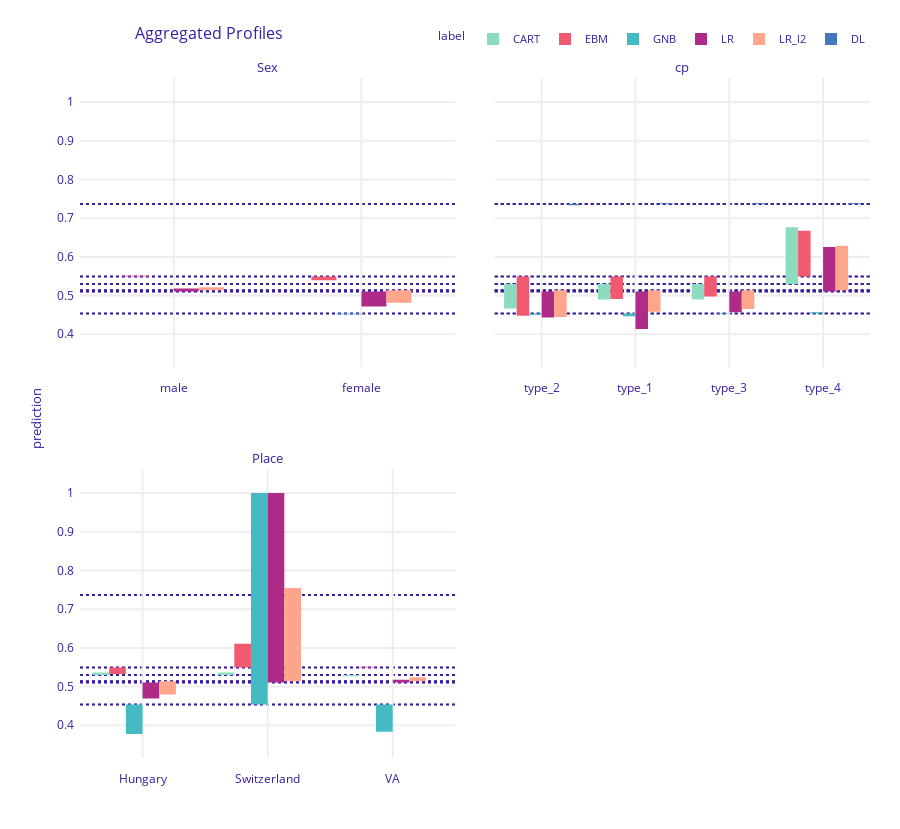

Source (notebook cell):
### Markdown cell above
### Plot Aggregated Profiles for Categorical

### Code cell
pd_cart_cat.plot([pd_ebm_cat, pd_gnb_cat, pd_lr_cat, pd_lr_l2_cat, pd_dl_cat], variables=cat_feat)

### Figure 1 — Plotly figure (JSON) as saved in the notebook; plotly's stock layout.template omitted (floating-point values rounded to 4 significant figures)
{"data": [{"alignmentgroup": "True", "base": [0.53, 0.53], "customdata": [[0.53, "CART", "Sex"], [0.53, "CART", "Sex"]], "hovertemplate": "<b>%{hovertext}</b><br><br>mean_prediction=%{base:.3f}<br>prediction=%{customdata[0]:.3f}<extra></extra>", "hovertext": ["CART", "CART"], "legendgroup": "CART", "marker": {"color": "#8bdcbe", "pattern": {"shape": ""}}, "name": "CART", "offsetgroup": "CART", "orientation": "v", "showlegend": true, "textposition": "auto", "type": "bar", "x": ["male", "female"], "xaxis": "x3", "y": [0, 0], "yaxis": "y3"}, {"alignmentgroup": "True", "base": [0.53, 0.53, 0.53, 0.53], "customdata": [[0.4667, "CART", "cp"], [0.49, "CART", "cp"], [0.49, "CART", "cp"], [0.6767, "CART", "cp"]], "hovertemplate": "<b>%{hovertext}</b><br><br>mean_prediction=%{base:.3f}<br>prediction=%{customdata[0]:.3f}<extra></extra>", "hovertext": ["CART", "CART", "CART", "CART"], "legendgroup": "CART", "marker": {"color": "#8bdcbe", "pattern": {"shape": ""}}, "name": "CART", "offsetgroup": "CART", "orientation": "v", "showlegend": false, "textposition": "auto", "type": "bar", "x": ["type_2", "type_1", "type_3", "type_4"], "xaxis": "x4", "y": [-0.06333, -0.04, -0.04, 0.1467], "yaxis": "y4"}, {"alignmentgroup": "True", "base": [0.53, 0.53, 0.53], "customdata": [[0.5367, "CART", "Place"], [0.5367, "CART", "Place"], [0.5267, "CART", "Place"]], "hovertemplate": "<b>%{hovertext}</b><br><br>mean_prediction=%{base:.3f}<br>prediction=%{customdata[0]:.3f}<extra></extra>", "hovertext": ["CART", "CART", "CART"], "legendgroup": "CART", "marker": {"color": "#8bdcbe", "pattern": {"shape": ""}}, "name": "CART", "offsetgroup": "CART", "orientation": "v", "showlegend": false, "textposition": "auto", "type": "bar", "x": ["Hungary", "Switzerland", "VA"], "xaxis": "x", "y": [0.006667, 0.006667, -0.003333], "yaxis": "y"}, {"alignmentgroup": "True", "base": [0.5491, 0.5491], "customdata": [[0.5509, "EBM", "Sex"], [0.5396, "EBM", "Sex"]], "hovertemplate": "<b>%{hovertext}</b><br><br>mean_prediction=%{base:.3f}<br>prediction=%{customdata[0]:.3f}<extra></extra>", "hovertext": ["EBM", "EBM"], "legendgroup": "EBM", "marker": {"color": "#f05a71", "pattern": {"shape": ""}}, "name": "EBM", "offsetgroup": "EBM", "orientation": "v", "showlegend": true, "textposition": "auto", "type": "bar", "x": ["male", "female"], "xaxis": "x3", "y": [0.001821, -0.009476], "yaxis": "y3"}, {"alignmentgroup": "True", "base": [0.5491, 0.5491, 0.5491, 0.5491], "customdata": [[0.4478, "EBM", "cp"], [0.4915, "EBM", "cp"], [0.4976, "EBM", "cp"], [0.6678, "EBM", "cp"]], "hovertemplate": "<b>%{hovertext}</b><br><br>mean_prediction=%{base:.3f}<br>prediction=%{customdata[0]:.3f}<extra></extra>", "hovertext": ["EBM", "EBM", "EBM", "EBM"], "legendgroup": "EBM", "marker": {"color": "#f05a71", "pattern": {"shape": ""}}, "name": "EBM", "offsetgroup": "EBM", "orientation": "v", "showlegend": false, "textposition": "auto", "type": "bar", "x": ["type_2", "type_1", "type_3", "type_4"], "xaxis": "x4", "y": [-0.1013, -0.05765, -0.05153, 0.1187], "yaxis": "y4"}, {"alignmentgroup": "True", "base": [0.5491, 0.5491, 0.5491], "customdata": [[0.5327, "EBM", "Place"], [0.6105, "EBM", "Place"], [0.5515, "EBM", "Place"]], "hovertemplate": "<b>%{hovertext}</b><br><br>mean_prediction=%{base:.3f}<br>prediction=%{customdata[0]:.3f}<extra></extra>", "hovertext": ["EBM", "EBM", "EBM"], "legendgroup": "EBM", "marker": {"color": "#f05a71", "pattern": {"shape": ""}}, "name": "EBM", "offsetgroup": "EBM", "orientation": "v", "showlegend": false, "textposition": "auto", "type": "bar", "x": ["Hungary", "Switzerland", "VA"], "xaxis": "x", "y": [-0.0164, 0.06135, 0.002343], "yaxis": "y"}, {"alignmentgroup": "True", "base": [0.4538, 0.4538], "customdata": [[0.4538, "GNB", "Sex"], [0.4519, "GNB", "Sex"]], "hovertemplate": "<b>%{hovertext}</b><br><br>mean_prediction=%{base:.3f}<br>prediction=%{customdata[0]:.3f}<extra></extra>", "hovertext": ["GNB", "GNB"], "legendgroup": "GNB", "marker": {"color": "#46bac2", "pattern": {"shape": ""}}, "name": "GNB", "offsetgroup": "GNB", "orientation": "v", "showlegend": true, "textposition": "auto", "type": "bar", "x": ["male", "female"], "xaxis": "x3", "y": [1.703e-05, -0.001889], "yaxis": "y3"}, {"alignmentgroup": "True", "base": [0.4538, 0.4538, 0.4538, 0.4538], "customdata": [[0.4506, "GNB", "cp"], [0.4467, "GNB", "cp"], [0.4548, "GNB", "cp"], [0.4567, "GNB", "cp"]], "hovertemplate": "<b>%{hovertext}</b><br><br>mean_prediction=%{base:.3f}<br>prediction=%{customdata[0]:.3f}<extra></extra>", "hovertext": ["GNB", "GNB", "GNB", "GNB"], "legendgroup": "GNB", "marker": {"color": "#46bac2", "pattern": {"shape": ""}}, "name": "GNB", "offsetgroup": "GNB", "orientation": "v", "showlegend": false, "textposition": "auto", "type": "bar", "x": ["type_2", "type_1", "type_3", "type_4"], "xaxis": "x4", "y": [-0.00324, -0.007131, 0.001018, 0.002884], "yaxis": "y4"}, {"alignmentgroup": "True", "base": [0.4538, 0.4538, 0.4538], "customdata": [[0.3777, "GNB", "Place"], [1, "GNB", "Place"], [0.3831, "GNB", "Place"]], "hovertemplate": "<b>%{hovertext}</b><br><br>mean_prediction=%{base:.3f}<br>prediction=%{customdata[0]:.3f}<extra></extra>", "hovertext": ["GNB", "GNB", "GNB"], "legendgroup": "GNB", "marker": {"color": "#46bac2", "pattern": {"shape": ""}}, "name": "GNB", "offsetgroup": "GNB", "orientation": "v", "showlegend": false, "textposition": "auto", "type": "bar", "x": ["Hungary", "Switzerland", "VA"], "xaxis": "x", "y": [-0.07611, 0.5462, -0.07067], "yaxis": "y"}, {"alignmentgroup": "True", "base": [0.5103, 0.5103], "customdata": [[0.5183, "LR", "Sex"], [0.4719, "LR", "Sex"]], "hovertemplate": "<b>%{hovertext}</b><br><br>mean_prediction=%{base:.3f}<br>prediction=%{customdata[0]:.3f}<extra></extra>", "hovertext": ["LR", "LR"], "legendgroup": "LR", "marker": {"color": "#ae2c87", "pattern": {"shape": ""}}, "name": "LR", "offsetgroup": "LR", "orientation": "v", "showlegend": true, "textposition": "auto", "type": "bar", "x": ["male", "female"], "xaxis": "x3", "y": [0.007957, -0.03836], "yaxis": "y3"}, {"alignmentgroup": "True", "base": [0.5103, 0.5103, 0.5103, 0.5103], "customdata": [[0.4433, "LR", "cp"], [0.4136, "LR", "cp"], [0.4572, "LR", "cp"], [0.6255, "LR", "cp"]], "hovertemplate": "<b>%{hovertext}</b><br><br>mean_prediction=%{base:.3f}<br>prediction=%{customdata[0]:.3f}<extra></extra>", "hovertext": ["LR", "LR", "LR", "LR"], "legendgroup": "LR", "marker": {"color": "#ae2c87", "pattern": {"shape": ""}}, "name": "LR", "offsetgroup": "LR", "orientation": "v", "showlegend": false, "textposition": "auto", "type": "bar", "x": ["type_2", "type_1", "type_3", "type_4"], "xaxis": "x4", "y": [-0.06698, -0.09666, -0.05308, 0.1152], "yaxis": "y4"}, {"alignmentgroup": "True", "base": [0.5103, 0.5103, 0.5103], "customdata": [[0.4689, "LR", "Place"], [1.0, "LR", "Place"], [0.5177, "LR", "Place"]], "hovertemplate": "<b>%{hovertext}</b><br><br>mean_prediction=%{base:.3f}<br>prediction=%{customdata[0]:.3f}<extra></extra>", "hovertext": ["LR", "LR", "LR"], "legendgroup": "LR", "marker": {"color": "#ae2c87", "pattern": {"shape": ""}}, "name": "LR", "offsetgroup": "LR", "orientation": "v", "showlegend": false, "textposition": "auto", "type": "bar", "x": ["Hungary", "Switzerland", "VA"], "xaxis": "x", "y": [-0.04138, 0.4897, 0.007405], "yaxis": "y"}, {"alignmentgroup": "True", "base": [0.5137, 0.5137], "customdata": [[0.5218, "LR_l2", "Sex"], [0.4812, "LR_l2", "Sex"]], "hovertemplate": "<b>%{hovertext}</b><br><br>mean_prediction=%{base:.3f}<br>prediction=%{customdata[0]:.3f}<extra></extra>", "hovertext": ["LR_l2", "LR_l2"], "legendgroup": "LR_l2", "marker": {"color": "#ffa58c", "pattern": {"shape": ""}}, "name": "LR_l2", "offsetgroup": "LR_l2", "orientation": "v", "showlegend": true, "textposition": "auto", "type": "bar", "x": ["male", "female"], "xaxis": "x3", "y": [0.008132, -0.0325], "yaxis": "y3"}, {"alignmentgroup": "True", "base": [0.5137, 0.5137, 0.5137, 0.5137], "customdata": [[0.4448, "LR_l2", "cp"], [0.4579, "LR_l2", "cp"], [0.4652, "LR_l2", "cp"], [0.6288, "LR_l2", "cp"]], "hovertemplate": "<b>%{hovertext}</b><br><br>mean_prediction=%{base:.3f}<br>prediction=%{customdata[0]:.3f}<extra></extra>", "hovertext": ["LR_l2", "LR_l2", "LR_l2", "LR_l2"], "legendgroup": "LR_l2", "marker": {"color": "#ffa58c", "pattern": {"shape": ""}}, "name": "LR_l2", "offsetgroup": "LR_l2", "orientation": "v", "showlegend": false, "textposition": "auto", "type": "bar", "x": ["type_2", "type_1", "type_3", "type_4"], "xaxis": "x4", "y": [-0.06891, -0.05578, -0.04849, 0.1151], "yaxis": "y4"}, {"alignmentgroup": "True", "base": [0.5137, 0.5137, 0.5137], "customdata": [[0.4796, "LR_l2", "Place"], [0.7546, "LR_l2", "Place"], [0.5242, "LR_l2", "Place"]], "hovertemplate": "<b>%{hovertext}</b><br><br>mean_prediction=%{base:.3f}<br>prediction=%{customdata[0]:.3f}<extra></extra>", "hovertext": ["LR_l2", "LR_l2", "LR_l2"], "legendgroup": "LR_l2", "marker": {"color": "#ffa58c", "pattern": {"shape": ""}}, "name": "LR_l2", "offsetgroup": "LR_l2", "orientation": "v", "showlegend": false, "textposition": "auto", "type": "bar", "x": ["Hungary", "Switzerland", "VA"], "xaxis": "x", "y": [-0.03407, 0.2409, 0.01046], "yaxis": "y"}, {"alignmentgroup": "True", "base": [0.7367, 0.7367], "customdata": [[0.7367, "DL", "Sex"], [0.7367, "DL", "Sex"]], "hovertemplate": "<b>%{hovertext}</b><br><br>mean_prediction=%{base:.3f}<br>prediction=%{customdata[0]:.3f}<extra></extra>", "hovertext": ["DL", "DL"], "legendgroup": "DL", "marker": {"color": "#4378bf", "pattern": {"shape": ""}}, "name": "DL", "offsetgroup": "DL", "orientation": "v", "showlegend": true, "textposition": "auto", "type": "bar", "x": ["male", "female"], "xaxis": "x3", "y": [8.882e-16, 8.882e-16], "yaxis": "y3"}, {"alignmentgroup": "True", "base": [0.7367, 0.7367, 0.7367, 0.7367], "customdata": [[0.7336, "DL", "cp"], [0.7383, "DL", "cp"], [0.7383, "DL", "cp"], [0.7383, "DL", "cp"]], "hovertemplate": "<b>%{hovertext}</b><br><br>mean_prediction=%{base:.3f}<br>prediction=%{customdata[0]:.3f}<extra></extra>", "hovertext": ["DL", "DL", "DL", "DL"], "legendgroup": "DL", "marker": {"color": "#4378bf", "pattern": {"shape": ""}}, "name": "DL", "offsetgroup": "DL", "orientation": "v", "showlegend": false, "textposition": "auto", "type": "bar", "x": ["type_2", "type_1", "type_3", "type_4"], "xaxis": "x4", "y": [-0.003093, 0.001686, 0.001686, 0.001686], "yaxis": "y4"}, {"alignmentgroup": "True", "base": [0.7367, 0.7367, 0.7367], "customdata": [[0.7367, "DL", "Place"], [0.7367, "DL", "Place"], [0.7367, "DL", "Place"]], "hovertemplate": "<b>%{hovertext}</b><br><br>mean_prediction=%{base:.3f}<br>prediction=%{customdata[0]:.3f}<extra></extra>", "hovertext": ["DL", "DL", "DL"], "legendgroup": "DL", "marker": {"color": "#4378bf", "pattern": {"shape": ""}}, "name": "DL", "offsetgroup": "DL", "orientation": "v", "showlegend": false, "textposition": "auto", "type": "bar", "x": ["Hungary", "Switzerland", "VA"], "xaxis": "x", "y": [8.882e-16, 8.882e-16, 8.882e-16], "yaxis": "y"}], "layout": {"annotations": [{"font": {"size": 13}, "showarrow": false, "text": "Place", "x": 0.2375, "xanchor": "center", "xref": "paper", "y": 0.425, "yanchor": "bottom", "yref": "paper"}, {"font": {"size": 13}, "showarrow": false, "text": "Sex", "x": 0.2375, "xanchor": "center", "xref": "paper", "y": 1, "yanchor": "bottom", "yref": "paper"}, {"font": {"size": 13}, "showarrow": false, "text": "cp", "x": 0.7625, "xanchor": "center", "xref": "paper", "y": 1, "yanchor": "bottom", "yref": "paper"}, {"font": {"size": 13}, "showarrow": false, "text": "prediction", "textangle": -90, "x": -0.07, "xref": "paper", "y": 0.5, "yref": "paper"}], "barmode": "group", "font": {"color": "#371ea3"}, "height": 829, "hovermode": "x unified", "legend": {"font": {"size": 11}, "itemsizing": "constant", "orientation": "h", "title": {"font": {"size": 12}, "text": "label"}, "tracegroupgap": 0, "x": 1, "xanchor": "right", "y": 1.036, "yanchor": "bottom"}, "margin": {"b": 71, "r": 30, "t": 78}, "shapes": [{"layer": "below", "line": {"color": "#371ea3", "dash": "dot", "width": 1.5}, "type": "line", "x0": 0, "x1": 1, "xref": "x domain", "y0": 0.53, "y1": 0.53, "yref": "y"}, {"layer": "below", "line": {"color": "#371ea3", "dash": "dot", "width": 1.5}, "type": "line", "x0": 0, "x1": 1, "xref": "x3 domain", "y0": 0.53, "y1": 0.53, "yref": "y3"}, {"layer": "below", "line": {"color": "#371ea3", "dash": "dot", "width": 1.5}, "type": "line", "x0": 0, "x1": 1, "xref": "x4 domain", "y0": 0.53, "y1": 0.53, "yref": "y4"}, {"layer": "below", "line": {"color": "#371ea3", "dash": "dot", "width": 1.5}, "type": "line", "x0": 0, "x1": 1, "xref": "x domain", "y0": 0.53, "y1": 0.53, "yref": "y"}, {"layer": "below", "line": {"color": "#371ea3", "dash": "dot", "width": 1.5}, "type": "line", "x0": 0, "x1": 1, "xref": "x3 domain", "y0": 0.53, "y1": 0.53, "yref": "y3"}, {"layer": "below", "line": {"color": "#371ea3", "dash": "dot", "width": 1.5}, "type": "line", "x0": 0, "x1": 1, "xref": "x4 domain", "y0": 0.53, "y1": 0.53, "yref": "y4"}, {"layer": "below", "line": {"color": "#371ea3", "dash": "dot", "width": 1.5}, "type": "line", "x0": 0, "x1": 1, "xref": "x domain", "y0": 0.53, "y1": 0.53, "yref": "y"}, {"layer": "below", "line": {"color": "#371ea3", "dash": "dot", "width": 1.5}, "type": "line", "x0": 0, "x1": 1, "xref": "x3 domain", "y0": 0.53, "y1": 0.53, "yref": "y3"}, {"layer": "below", "line": {"color": "#371ea3", "dash": "dot", "width": 1.5}, "type": "line", "x0": 0, "x1": 1, "xref": "x4 domain", "y0": 0.53, "y1": 0.53, "yref": "y4"}, {"layer": "below", "line": {"color": "#371ea3", "dash": "dot", "width": 1.5}, "type": "line", "x0": 0, "x1": 1, "xref": "x domain", "y0": 0.5491, "y1": 0.5491, "yref": "y"}, {"layer": "below", "line": {"color": "#371ea3", "dash": "dot", "width": 1.5}, "type": "line", "x0": 0, "x1": 1, "xref": "x3 domain", "y0": 0.5491, "y1": 0.5491, "yref": "y3"}, {"layer": "below", "line": {"color": "#371ea3", "dash": "dot", "width": 1.5}, "type": "line", "x0": 0, "x1": 1, "xref": "x4 domain", "y0": 0.5491, "y1": 0.5491, "yref": "y4"}, {"layer": "below", "line": {"color": "#371ea3", "dash": "dot", "width": 1.5}, "type": "line", "x0": 0, "x1": 1, "xref": "x domain", "y0": 0.5491, "y1": 0.5491, "yref": "y"}, {"layer": "below", "line": {"color": "#371ea3", "dash": "dot", "width": 1.5}, "type": "line", "x0": 0, "x1": 1, "xref": "x3 domain", "y0": 0.5491, "y1": 0.5491, "yref": "y3"}, {"layer": "below", "line": {"color": "#371ea3", "dash": "dot", "width": 1.5}, "type": "line", "x0": 0, "x1": 1, "xref": "x4 domain", "y0": 0.5491, "y1": 0.5491, "yref": "y4"}, {"layer": "below", "line": {"color": "#371ea3", "dash": "dot", "width": 1.5}, "type": "line", "x0": 0, "x1": 1, "xref": "x domain", "y0": 0.5491, "y1": 0.5491, "yref": "y"}, {"layer": "below", "line": {"color": "#371ea3", "dash": "dot", "width": 1.5}, "type": "line", "x0": 0, "x1": 1, "xref": "x3 domain", "y0": 0.5491, "y1": 0.5491, "yref": "y3"}, {"layer": "below", "line": {"color": "#371ea3", "dash": "dot", "width": 1.5}, "type": "line", "x0": 0, "x1": 1, "xref": "x4 domain", "y0": 0.5491, "y1": 0.5491, "yref": "y4"}, {"layer": "below", "line": {"color": "#371ea3", "dash": "dot", "width": 1.5}, "type": "line", "x0": 0, "x1": 1, "xref": "x domain", "y0": 0.4538, "y1": 0.4538, "yref": "y"}, {"layer": "below", "line": {"color": "#371ea3", "dash": "dot", "width": 1.5}, "type": "line", "x0": 0, "x1": 1, "xref": "x3 domain", "y0": 0.4538, "y1": 0.4538, "yref": "y3"}, {"layer": "below", "line": {"color": "#371ea3", "dash": "dot", "width": 1.5}, "type": "line", "x0": 0, "x1": 1, "xref": "x4 domain", "y0": 0.4538, "y1": 0.4538, "yref": "y4"}, {"layer": "below", "line": {"color": "#371ea3", "dash": "dot", "width": 1.5}, "type": "line", "x0": 0, "x1": 1, "xref": "x domain", "y0": 0.4538, "y1": 0.4538, "yref": "y"}, {"layer": "below", "line": {"color": "#371ea3", "dash": "dot", "width": 1.5}, "type": "line", "x0": 0, "x1": 1, "xref": "x3 domain", "y0": 0.4538, "y1": 0.4538, "yref": "y3"}, {"layer": "below", "line": {"color": "#371ea3", "dash": "dot", "width": 1.5}, "type": "line", "x0": 0, "x1": 1, "xref": "x4 domain", "y0": 0.4538, "y1": 0.4538, "yref": "y4"}, {"layer": "below", "line": {"color": "#371ea3", "dash": "dot", "width": 1.5}, "type": "line", "x0": 0, "x1": 1, "xref": "x domain", "y0": 0.4538, "y1": 0.4538, "yref": "y"}, {"layer": "below", "line": {"color": "#371ea3", "dash": "dot", "width": 1.5}, "type": "line", "x0": 0, "x1": 1, "xref": "x3 domain", "y0": 0.4538, "y1": 0.4538, "yref": "y3"}, {"layer": "below", "line": {"color": "#371ea3", "dash": "dot", "width": 1.5}, "type": "line", "x0": 0, "x1": 1, "xref": "x4 domain", "y0": 0.4538, "y1": 0.4538, "yref": "y4"}, {"layer": "below", "line": {"color": "#371ea3", "dash": "dot", "width": 1.5}, "type": "line", "x0": 0, "x1": 1, "xref": "x domain", "y0": 0.5103, "y1": 0.5103, "yref": "y"}, {"layer": "below", "line": {"color": "#371ea3", "dash": "dot", "width": 1.5}, "type": "line", "x0": 0, "x1": 1, "xref": "x3 domain", "y0": 0.5103, "y1": 0.5103, "yref": "y3"}, {"layer": "below", "line": {"color": "#371ea3", "dash": "dot", "width": 1.5}, "type": "line", "x0": 0, "x1": 1, "xref": "x4 domain", "y0": 0.5103, "y1": 0.5103, "yref": "y4"}, {"layer": "below", "line": {"color": "#371ea3", "dash": "dot", "width": 1.5}, "type": "line", "x0": 0, "x1": 1, "xref": "x domain", "y0": 0.5103, "y1": 0.5103, "yref": "y"}, {"layer": "below", "line": {"color": "#371ea3", "dash": "dot", "width": 1.5}, "type": "line", "x0": 0, "x1": 1, "xref": "x3 domain", "y0": 0.5103, "y1": 0.5103, "yref": "y3"}, {"layer": "below", "line": {"color": "#371ea3", "dash": "dot", "width": 1.5}, "type": "line", "x0": 0, "x1": 1, "xref": "x4 domain", "y0": 0.5103, "y1": 0.5103, "yref": "y4"}, {"layer": "below", "line": {"color": "#371ea3", "dash": "dot", "width": 1.5}, "type": "line", "x0": 0, "x1": 1, "xref": "x domain", "y0": 0.5103, "y1": 0.5103, "yref": "y"}, {"layer": "below", "line": {"color": "#371ea3", "dash": "dot", "width": 1.5}, "type": "line", "x0": 0, "x1": 1, "xref": "x3 domain", "y0": 0.5103, "y1": 0.5103, "yref": "y3"}, {"layer": "below", "line": {"color": "#371ea3", "dash": "dot", "width": 1.5}, "type": "line", "x0": 0, "x1": 1, "xref": "x4 domain", "y0": 0.5103, "y1": 0.5103, "yref": "y4"}, {"layer": "below", "line": {"color": "#371ea3", "dash": "dot", "width": 1.5}, "type": "line", "x0": 0, "x1": 1, "xref": "x domain", "y0": 0.5137, "y1": 0.5137, "yref": "y"}, {"layer": "below", "line": {"color": "#371ea3", "dash": "dot", "width": 1.5}, "type": "line", "x0": 0, "x1": 1, "xref": "x3 domain", "y0": 0.5137, "y1": 0.5137, "yref": "y3"}, {"layer": "below", "line": {"color": "#371ea3", "dash": "dot", "width": 1.5}, "type": "line", "x0": 0, "x1": 1, "xref": "x4 domain", "y0": 0.5137, "y1": 0.5137, "yref": "y4"}, {"layer": "below", "line": {"color": "#371ea3", "dash": "dot", "width": 1.5}, "type": "line", "x0": 0, "x1": 1, "xref": "x domain", "y0": 0.5137, "y1": 0.5137, "yref": "y"}, {"layer": "below", "line": {"color": "#371ea3", "dash": "dot", "width": 1.5}, "type": "line", "x0": 0, "x1": 1, "xref": "x3 domain", "y0": 0.5137, "y1": 0.5137, "yref": "y3"}, {"layer": "below", "line": {"color": "#371ea3", "dash": "dot", "width": 1.5}, "type": "line", "x0": 0, "x1": 1, "xref": "x4 domain", "y0": 0.5137, "y1": 0.5137, "yref": "y4"}, {"layer": "below", "line": {"color": "#371ea3", "dash": "dot", "width": 1.5}, "type": "line", "x0": 0, "x1": 1, "xref": "x domain", "y0": 0.5137, "y1": 0.5137, "yref": "y"}, {"layer": "below", "line": {"color": "#371ea3", "dash": "dot", "width": 1.5}, "type": "line", "x0": 0, "x1": 1, "xref": "x3 domain", "y0": 0.5137, "y1": 0.5137, "yref": "y3"}, {"layer": "below", "line": {"color": "#371ea3", "dash": "dot", "width": 1.5}, "type": "line", "x0": 0, "x1": 1, "xref": "x4 domain", "y0": 0.5137, "y1": 0.5137, "yref": "y4"}, {"layer": "below", "line": {"color": "#371ea3", "dash": "dot", "width": 1.5}, "type": "line", "x0": 0, "x1": 1, "xref": "x domain", "y0": 0.7367, "y1": 0.7367, "yref": "y"}, {"layer": "below", "line": {"color": "#371ea3", "dash": "dot", "width": 1.5}, "type": "line", "x0": 0, "x1": 1, "xref": "x3 domain", "y0": 0.7367, "y1": 0.7367, "yref": "y3"}, {"layer": "below", "line": {"color": "#371ea3", "dash": "dot", "width": 1.5}, "type": "line", "x0": 0, "x1": 1, "xref": "x4 domain", "y0": 0.7367, "y1": 0.7367, "yref": "y4"}, {"layer": "below", "line": {"color": "#371ea3", "dash": "dot", "width": 1.5}, "type": "line", "x0": 0, "x1": 1, "xref": "x domain", "y0": 0.7367, "y1": 0.7367, "yref": "y"}, {"layer": "below", "line": {"color": "#371ea3", "dash": "dot", "width": 1.5}, "type": "line", "x0": 0, "x1": 1, "xref": "x3 domain", "y0": 0.7367, "y1": 0.7367, "yref": "y3"}, {"layer": "below", "line": {"color": "#371ea3", "dash": "dot", "width": 1.5}, "type": "line", "x0": 0, "x1": 1, "xref": "x4 domain", "y0": 0.7367, "y1": 0.7367, "yref": "y4"}, {"layer": "below", "line": {"color": "#371ea3", "dash": "dot", "width": 1.5}, "type": "line", "x0": 0, "x1": 1, "xref": "x domain", "y0": 0.7367, "y1": 0.7367, "yref": "y"}, {"layer": "below", "line": {"color": "#371ea3", "dash": "dot", "width": 1.5}, "type": "line", "x0": 0, "x1": 1, "xref": "x3 domain", "y0": 0.7367, "y1": 0.7367, "yref": "y3"}, {"layer": "below", "line": {"color": "#371ea3", "dash": "dot", "width": 1.5}, "type": "line", "x0": 0, "x1": 1, "xref": "x4 domain", "y0": 0.7367, "y1": 0.7367, "yref": "y4"}], "title": {"font": {"size": 16}, "text": "Aggregated Profiles", "x": 0.15}, "xaxis": {"anchor": "y", "automargin": true, "domain": [0, 0.475], "fixedrange": true, "gridwidth": 2, "showticklabels": true, "tickcolor": "white", "ticklen": 10, "ticks": "outside", "title": {"text": ""}, "type": "category"}, "xaxis2": {"anchor": "y2", "automargin": true, "domain": [0.525, 1], "fixedrange": true, "gridwidth": 2, "showticklabels": true, "tickcolor": "white", "ticklen": 10, "ticks": "outside", "title": {"text": ""}, "type": "category"}, "xaxis3": {"anchor": "y3", "automargin": true, "domain": [0, 0.475], "fixedrange": true, "gridwidth": 2, "showticklabels": true, "tickcolor": "white", "ticklen": 10, "ticks": "outside", "title": {"text": ""}, "type": "category"}, "xaxis4": {"anchor": "y4", "automargin": true, "domain": [0.525, 1], "fixedrange": true, "gridwidth": 2, "showticklabels": true, "tickcolor": "white", "ticklen": 10, "ticks": "outside", "title": {"text": ""}, "type": "category"}, "yaxis": {"anchor": "x", "automargin": true, "domain": [0, 0.425], "fixedrange": true, "gridwidth": 2, "range": [0.3155, 1.062], "tickcolor": "white", "ticklen": 3, "ticks": "outside", "title": {"text": ""}, "type": "linear", "zeroline": false}, "yaxis2": {"anchor": "x2", "automargin": true, "domain": [0, 0.425], "fixedrange": true, "gridwidth": 2, "matches": "y", "showticklabels": false, "tickcolor": "white", "ticklen": 3, "ticks": "outside", "title": {"text": ""}, "type": "linear", "zeroline": false}, "yaxis3": {"anchor": "x3", "automargin": true, "domain": [0.575, 1], "fixedrange": true, "gridwidth": 2, "matches": "y", "range": [0.3155, 1.062], "tickcolor": "white", "ticklen": 3, "ticks": "outside", "title": {"text": ""}, "type": "linear", "zeroline": false}, "yaxis4": {"anchor": "x4", "automargin": true, "domain": [0.575, 1], "fixedrange": true, "gridwidth": 2, "matches": "y", "showticklabels": false, "tickcolor": "white", "ticklen": 3, "ticks": "outside", "title": {"text": ""}, "type": "linear", "zeroline": false}}}
